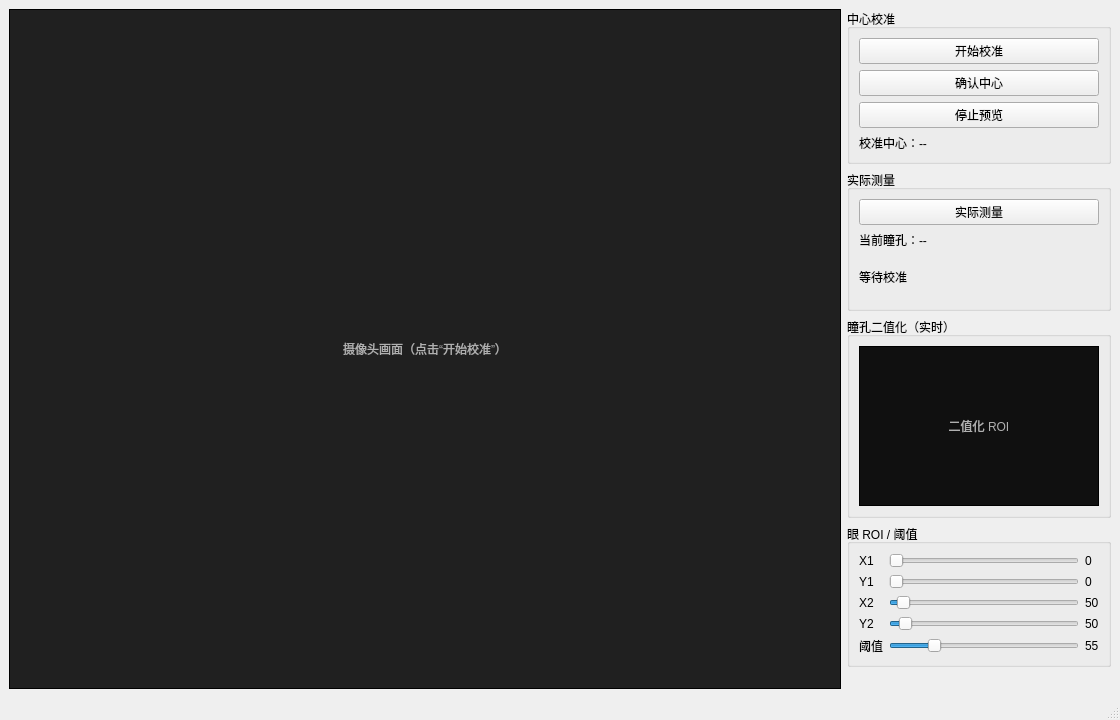
<?xml version="1.0" encoding="UTF-8"?>
<ui version="4.0">
 <class>MainWindow</class>
 <widget class="QMainWindow" name="MainWindow">
  <property name="geometry">
   <rect>
    <x>0</x>
    <y>0</y>
    <width>1120</width>
    <height>720</height>
   </rect>
  </property>
  <property name="windowTitle">
   <string>注视点检测</string>
  </property>
  <widget class="QWidget" name="centralwidget">
   <layout class="QHBoxLayout" name="mainLayout">
    <item>
     <widget class="QLabel" name="previewLabel">
      <property name="sizePolicy">
       <sizepolicy hsizetype="Ignored" vsizetype="Ignored">
        <horstretch>1</horstretch>
        <verstretch>1</verstretch>
       </sizepolicy>
      </property>
      <property name="minimumSize">
       <size>
        <width>640</width>
        <height>480</height>
       </size>
      </property>
      <property name="styleSheet">
       <string notr="true">border: 1px solid black; background: #202020; color: #b0b0b0;</string>
      </property>
      <property name="text">
       <string>摄像头画面（点击“开始校准”）</string>
      </property>
      <property name="alignment">
       <set>Qt::AlignCenter</set>
      </property>
     </widget>
    </item>
    <item>
     <layout class="QVBoxLayout" name="sideLayout">
      <item>
       <widget class="QGroupBox" name="calibrationGroup">
        <property name="title">
         <string>中心校准</string>
        </property>
        <layout class="QVBoxLayout" name="calibrationLayout">
         <item>
          <widget class="QPushButton" name="startCalibrationButton">
           <property name="text">
            <string>开始校准</string>
           </property>
           <property name="toolTip">
            <string>打开摄像头，实时预览眼睛画面</string>
           </property>
          </widget>
         </item>
         <item>
          <widget class="QPushButton" name="confirmCentreButton">
           <property name="text">
            <string>确认中心</string>
           </property>
           <property name="toolTip">
            <string>锁定当前瞳孔位置为校准中心，并继续实时显示偏差</string>
           </property>
          </widget>
         </item>
         <item>
          <widget class="QPushButton" name="stopPreviewButton">
           <property name="text">
            <string>停止预览</string>
           </property>
           <property name="toolTip">
            <string>停止摄像头预览</string>
           </property>
          </widget>
         </item>
         <item>
          <widget class="QLabel" name="centreValueLabel">
           <property name="text">
            <string>校准中心：--</string>
           </property>
           <property name="wordWrap">
            <bool>true</bool>
           </property>
          </widget>
         </item>
        </layout>
       </widget>
      </item>
      <item>
       <widget class="QGroupBox" name="measureGroup">
        <property name="title">
         <string>实际测量</string>
        </property>
        <layout class="QVBoxLayout" name="measureLayout">
         <item>
          <widget class="QPushButton" name="measureButton">
           <property name="text">
            <string>实际测量</string>
           </property>
           <property name="toolTip">
            <string>采一帧瞳孔位置，与校准中心比较</string>
           </property>
          </widget>
         </item>
         <item>
          <widget class="QLabel" name="actualValueLabel">
           <property name="text">
            <string>当前瞳孔：--</string>
           </property>
           <property name="wordWrap">
            <bool>true</bool>
           </property>
          </widget>
         </item>
         <item>
          <widget class="QLabel" name="verdictLabel">
           <property name="text">
            <string>等待校准</string>
           </property>
           <property name="wordWrap">
            <bool>true</bool>
           </property>
           <property name="minimumSize">
            <size>
             <width>0</width>
             <height>44</height>
            </size>
           </property>
          </widget>
         </item>
        </layout>
       </widget>
      </item>
      <item>
       <widget class="QGroupBox" name="binaryGroup">
        <property name="title">
         <string>瞳孔二值化（实时）</string>
        </property>
        <layout class="QVBoxLayout" name="binaryLayout">
         <item>
          <widget class="QLabel" name="binaryLabel">
           <property name="sizePolicy">
            <sizepolicy hsizetype="Ignored" vsizetype="Ignored">
             <horstretch>1</horstretch>
             <verstretch>1</verstretch>
            </sizepolicy>
           </property>
           <property name="minimumSize">
            <size>
             <width>240</width>
             <height>160</height>
            </size>
           </property>
           <property name="styleSheet">
            <string notr="true">border: 1px solid black; background: #101010; color: #b0b0b0;</string>
           </property>
           <property name="text">
            <string>二值化 ROI</string>
           </property>
           <property name="alignment">
            <set>Qt::AlignCenter</set>
           </property>
          </widget>
         </item>
        </layout>
       </widget>
      </item>
      <item>
       <widget class="QGroupBox" name="roiGroup">
        <property name="title">
         <string>眼 ROI / 阈值</string>
        </property>
        <layout class="QGridLayout" name="roiLayout">
         <item row="0" column="0">
          <widget class="QLabel" name="roiX1Label">
           <property name="text">
            <string>X1</string>
           </property>
          </widget>
         </item>
         <item row="0" column="1">
          <widget class="QSlider" name="roiX1Slider">
           <property name="maximum">
            <number>1280</number>
           </property>
           <property name="orientation">
            <enum>Qt::Horizontal</enum>
           </property>
          </widget>
         </item>
         <item row="0" column="2">
          <widget class="QLabel" name="roiX1Value">
           <property name="text">
            <string>0</string>
           </property>
          </widget>
         </item>
         <item row="1" column="0">
          <widget class="QLabel" name="roiY1Label">
           <property name="text">
            <string>Y1</string>
           </property>
          </widget>
         </item>
         <item row="1" column="1">
          <widget class="QSlider" name="roiY1Slider">
           <property name="maximum">
            <number>960</number>
           </property>
           <property name="orientation">
            <enum>Qt::Horizontal</enum>
           </property>
          </widget>
         </item>
         <item row="1" column="2">
          <widget class="QLabel" name="roiY1Value">
           <property name="text">
            <string>0</string>
           </property>
          </widget>
         </item>
         <item row="2" column="0">
          <widget class="QLabel" name="roiX2Label">
           <property name="text">
            <string>X2</string>
           </property>
          </widget>
         </item>
         <item row="2" column="1">
          <widget class="QSlider" name="roiX2Slider">
           <property name="maximum">
            <number>1280</number>
           </property>
           <property name="value">
            <number>50</number>
           </property>
           <property name="orientation">
            <enum>Qt::Horizontal</enum>
           </property>
          </widget>
         </item>
         <item row="2" column="2">
          <widget class="QLabel" name="roiX2Value">
           <property name="text">
            <string>50</string>
           </property>
          </widget>
         </item>
         <item row="3" column="0">
          <widget class="QLabel" name="roiY2Label">
           <property name="text">
            <string>Y2</string>
           </property>
          </widget>
         </item>
         <item row="3" column="1">
          <widget class="QSlider" name="roiY2Slider">
           <property name="maximum">
            <number>960</number>
           </property>
           <property name="value">
            <number>50</number>
           </property>
           <property name="orientation">
            <enum>Qt::Horizontal</enum>
           </property>
          </widget>
         </item>
         <item row="3" column="2">
          <widget class="QLabel" name="roiY2Value">
           <property name="text">
            <string>50</string>
           </property>
          </widget>
         </item>
         <item row="4" column="0">
          <widget class="QLabel" name="thresholdLabel">
           <property name="text">
            <string>阈值</string>
           </property>
          </widget>
         </item>
         <item row="4" column="1">
          <widget class="QSlider" name="thresholdSlider">
           <property name="maximum">
            <number>255</number>
           </property>
           <property name="value">
            <number>55</number>
           </property>
           <property name="orientation">
            <enum>Qt::Horizontal</enum>
           </property>
          </widget>
         </item>
         <item row="4" column="2">
          <widget class="QLabel" name="thresholdValue">
           <property name="text">
            <string>55</string>
           </property>
          </widget>
         </item>
        </layout>
       </widget>
      </item>
      <item>
       <spacer name="verticalSpacer">
        <property name="orientation">
         <enum>Qt::Vertical</enum>
        </property>
        <property name="sizeHint" stdset="0">
         <size>
          <width>20</width>
          <height>40</height>
         </size>
        </property>
       </spacer>
      </item>
     </layout>
    </item>
   </layout>
  </widget>
  <widget class="QStatusBar" name="statusbar"/>
 </widget>
 <resources/>
 <connections/>
</ui>
